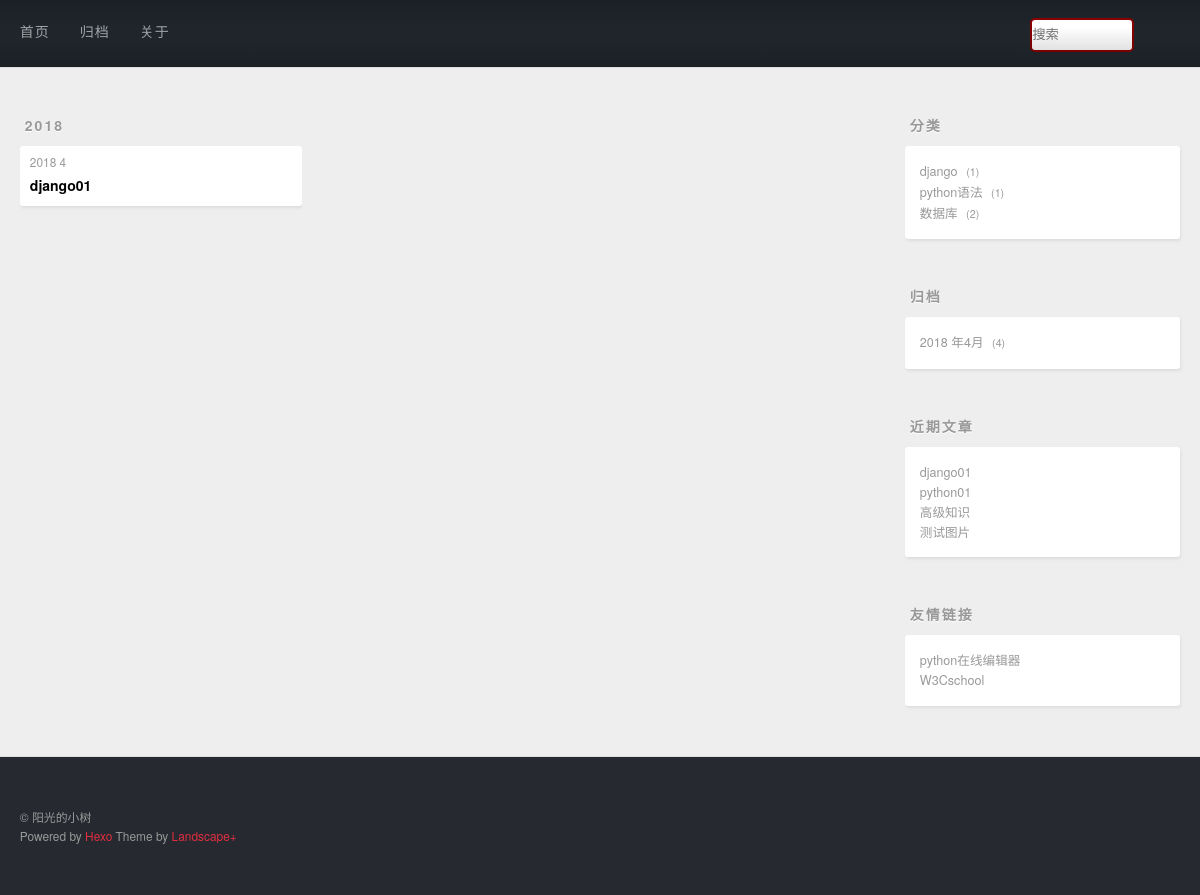
Page /category/1 on the committed database.
### mypost/models.py (models this page shows, shortened)
class Post(models.Model):
    title=models.CharField(max_length=20,verbose_name='题目')
    decs =RichTextUploadingField(verbose_name='描述')
    content=models.TextField(verbose_name='描述',null=True,blank=True,default='非必须项')
    created=models.DateField(auto_now_add=True,verbose_name='创建时间')
    modified=models.DateField(auto_now=True,verbose_name='修改')
    zhonglei=models.ForeignKey(Zhonglei,verbose_name='种类')
    biaoqian=models.ManyToManyField(Biaoqian,verbose_name='标签')

class Zhonglei(models.Model):
    name=models.CharField(max_length=20,unique=True)

### mypost/views.py (the view)
# urls.py: url(r'^category/(\d+)$',views.zhonglei_details_view),
def zhonglei_details_view(request,zhonglei=None):
    post=Post.objects.filter(zhonglei=zhonglei).order_by('-modified').all()
    return render(request,'archive.html',context={'posts':post})

### mypost/quanjushanxiawen.py (called while the page is built)
def slider_context(request):
    context={}
    context['category']=Post.objects.values('zhonglei','zhonglei__name').annotate(count = Count('*'))
    archive = Post.objects.values('created').order_by('-created')
    context['archive']=archive
    context['recent']=Post.objects.order_by('-created').all()[:5]
    return context

### mypost/templates/archive.html (shortened to what this page needs)
{% extends 'blogbase.html' %}
{% block main %}
    <div class="archives-wrap">
    {% regroup posts by created.year as year_group %}
    {% for year in year_group %}
        <div class="archive-year-wrap">
          <span class="archive-year">{{ year.grouper }}</span>
        </div>
        <div class="archives">
        {% for post in year.list %}
             <article class="archive-article archive-type-post">
  <div class="archive-article-inner">
    <header class="archive-article-header">
      <a href="#" class="archive-article-date">
  <time>{{post.created.year }} {{ post.created.month }}</time>
</a>
    <h1 itemprop="name">
      <a class="archive-article-title" target="_blank" href="/post/details/{{ post.id }}">{{ post.title }}</a>
    </h1>
    </header>
  </div>
</article>
        {% endfor %}
        </div>
    {% endfor %}
    </div>
{% endblock main %}

### templates/blogslider.html
<aside id="sidebar">
  <div class="widget-wrap">
    <h3 class="widget-title">分类</h3>
    <div class="widget">
      <ul class="category-list">
          {% for cate in category %}
              <li class="category-list-item">
              <a class="category-list-link" href="/category/{{ cate.zhonglei }}">{{ cate.zhonglei__name }}</a>
              <span class="category-list-count">{{ cate.count }}</span>
          </li>
          {% endfor cate %}
      </ul>
      </div>
  </div>
  <div class="widget-wrap">
    <h3 class="widget-title">归档</h3>
    <div class="widget">
      <ul class="archive-list">
           {% regroup archive by created.year as year_group  %}
          {% for year in year_group %}
              {%  regroup year.list by created.month  as month_group %}
                  {% for month in month_group %}
          <li class="archive-list-item">
                      <a class="archive-list-link" href="/archive/{{ year.grouper }}/{{month.grouper}}">{{ year.grouper  }} 年{{ month.grouper }}月</a>
              <span class="archive-list-count">{{ month.list|length }}</span>
          </li>{% endfor  %}
       {% endfor %}
      </ul>
    </div>
  </div>
  <div class="widget-wrap">
    <h3 class="widget-title">近期文章</h3>
    <div class="widget">
      <ul>
         {% for p in recent %}
              <li>
            <a href="/post/details/{{ p.id }}" target="_blank">{{ p.title }}</a>
          </li>
          {% endfor %}
      </ul>
    </div>
  </div>
  <div class="widget-wrap">
    <h3 class="widget-title">友情链接</h3>
    <div class="widget">
      <ul>
          <li>
            <a href="https://c.runoob.com/compile/6" target="_blank">python在线编辑器</a>
          </li>
          <li>
            <a href="https://www.w3cschool.cn/python/" target="_blank">W3Cschool</a>
          </li>
      </ul>
    </div>
  </div>
</aside>

### staticfile/css/style.css (style rules this page uses)
body { zoom: 1; width: 100%; }
body:before, body:after { content: ""; display: table; }
body:after { clear: both; }
html, body, div, span, applet, object, iframe, h1, h2, h3, h4, h5, h6, p, blockquote, pre, a, abbr, acronym, address, big, cite, code, del, dfn, em, img, ins, kbd, q, s, samp, small, strike, strong, sub, sup, tt, var, dl, dt, dd, ol, ul, li, fieldset, form, label, legend, table, caption, tbody, tfoot, thead, tr, th, td { margin: 0; padding: 0; border: 0; outline: 0; font-weight: inherit; font-style: inherit; font-family: inherit; font-size: 100%; vertical-align: baseline; }
body { line-height: 1; color: #000; background: #fff; }
ol, ul { list-style: none; }
html, body, #container { height: 100%; }
body { background: #eee; font: 14px/1.6em "微软雅黑", "Microsoft Yahei", "Droid Sans", Helvetica Neue, Helvetica, Arial, sans-serif; -webkit-text-size-adjust: 100%; }
.article-date, .article-category-link, .archive-year, .widget-title { text-decoration: none; text-transform: uppercase; letter-spacing: 2px; color: #999; margin-bottom: 1em; margin-left: 5px; line-height: 1em; text-shadow: 0 1px #fff; font-weight: bold; }
.article-inner, .archive-article-inner { background: #fff; -webkit-box-shadow: 1px 2px 3px #ddd; box-shadow: 1px 2px 3px #ddd; -webkit-border-radius: 3px; border-radius: 3px; }
.article-entry ul, .widget ul, .article-entry ol, .widget ol, .article-entry dl, .widget dl { margin: 0 20px; line-height: 1.6em; }
.article-entry ul, .widget ul { list-style: disc; }
.archives-wrap { margin: 50px 0; }
.archives { zoom: 1; }
.archives:before, .archives:after { content: ""; display: table; }
.archives:after { clear: both; }
.archive-year-wrap { margin-bottom: 1em; line-height: 1em; }
.archives { -webkit-column-gap: 10px; -moz-column-gap: 10px; column-gap: 10px; }
@media screen and (min-width: 768px) { .archives { -webkit-column-count: 3; -moz-column-count: 3; column-count: 3; } }
.archive-article { -webkit-column-break-inside: avoid; page-break-inside: avoid; overflow: hidden; break-inside: avoid-column; }
.archive-article-inner { padding: 10px; margin-bottom: 15px; }
.archive-article-title { text-decoration: none; font-weight: bold; color: #000; -webkit-transition: color 0.2s; -moz-transition: color 0.2s; -o-transition: color 0.2s; -ms-transition: color 0.2s; transition: color 0.2s; line-height: 1.6em; }
.archive-article-date { color: #999; text-decoration: none; font-size: 0.85em; line-height: 1em; margin-bottom: 0.5em; display: block; }
@media screen and (min-width: 768px) { #sidebar { display: inline; float: left; width: 23.3333333333333%; margin: 0 0.8333333333333%; } }
.widget-wrap { margin: 50px 0; }
.widget { color: #777; text-shadow: 0 1px #fff; background: #fff; -webkit-box-shadow: 1px 2px 3px #ddd; box-shadow: 1px 2px 3px #ddd; padding: 15px; -webkit-border-radius: 3px; border-radius: 3px; }
.widget a { color: #999; text-decoration: none; }
.widget { line-height: 1.6em; word-wrap: break-word; font-size: 0.9em; }
.widget ul, .widget ol { list-style: none; margin: 0; }
.category-list-count, .tag-list-count, .archive-list-count { padding-left: 5px; color: #999; font-size: 0.85em; }
.category-list-count:before, .tag-list-count:before, .archive-list-count:before { content: "("; }
.category-list-count:after, .tag-list-count:after, .archive-list-count:after { content: ")"; }

### rows in the picture
Post: created.year "2018", created.month "4", title "django01"
Zhonglei: zhonglei__name "django", count "1"
Zhonglei: zhonglei__name "python语法", count "1"
Zhonglei: zhonglei__name "数据库", count "2"
Post: title "python01"
Post: title "高级知识"
Post: title "测试图片"

### other values in the picture
{{ year.grouper }} "2018"
{{ month.grouper }} "4"
{{ month.list|length }} "4"
